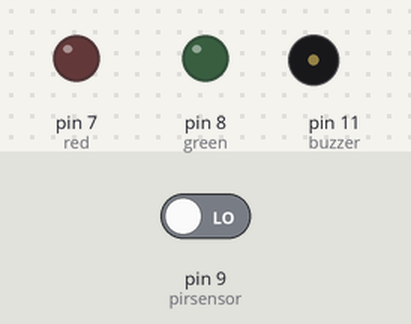
Recording of a sketch running on a simulated Arduino Uno, built with avr-gcc and run on an emulated ATmega328P. Shown: output pins drawn as LEDs (lit = HIGH), buzzer (waves = sounding, pin HIGH). Inputs (shaded band) come from the test bench; at power-on: pin 9 (pirsensor) LOW. The modem accepts every AT command (registered, SIM ready, sends succeed) and sends nothing else; what the sketch prints to the serial monitor is not drawn.

Above: at 0.01 s.
At 1.3 s:
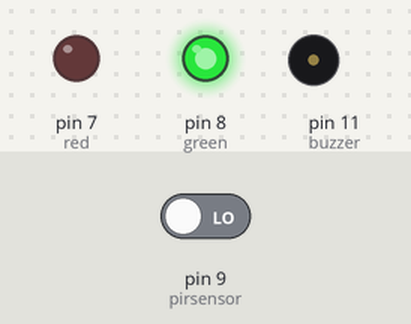
1.4 s: pin 9 (pirsensor) driven HIGH
At 3.1 s:
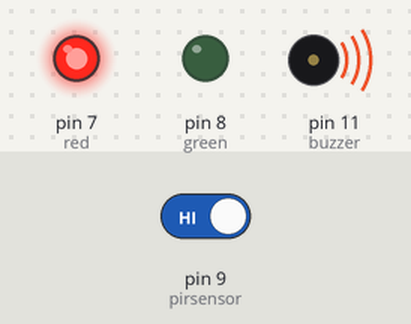
Timing chart, 0 to 4.6 s (numbered marks = the images above; inputs shaded):
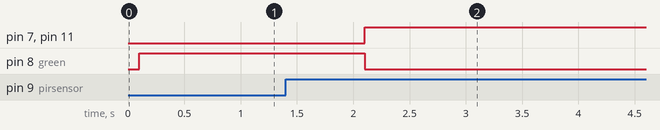

Measured:
- after the input at 1.4 s, pin 7 (red), pin 11 (buzzer): LOW → HIGH after 0.70 s; pin 8 (green): HIGH → LOW after 0.70 s

The sketch:

Code.ino
```cpp
//Prateek
//wwww.justdoelectronics.com
//https://www.youtube.com/c/JustDoElectronics/videos

#include <SoftwareSerial.h>
SoftwareSerial SIM900(2, 3);
String textForSMS;

int pirsensor = 9;
int buzzer = 11;
int red = 7;
int green = 8;

void setup() {
  randomSeed(analogRead(0));
  Serial.begin(9600);
  SIM900.begin(9600);
  Serial.println(" logging time completed!");
  pinMode(pirsensor, INPUT);
  pinMode(buzzer, OUTPUT);
  pinMode(red, OUTPUT);
  pinMode(green, OUTPUT);
  digitalWrite(buzzer, LOW);
  digitalWrite(red, LOW);
  digitalWrite(green, LOW);

  delay(100);
}

void loop() {


  if (digitalRead(pirsensor) == HIGH)  //
  {
    textForSMS = "\Any Person in your Room  Plz Check It ";

    digitalWrite(buzzer, HIGH);
    digitalWrite(red, HIGH);
    digitalWrite(green, LOW);
    sendSMS(textForSMS);
    Serial.println(textForSMS);
    Serial.println("message sent.");
    delay(8000);
  }
  if (digitalRead(pirsensor) == LOW)  //
  {
    digitalWrite(buzzer, LOW);
    digitalWrite(red, LOW);
    digitalWrite(green, HIGH);
    delay(1000);
  }
}

void sendSMS(String message) {
  SIM900.print("AT+CMGF=1\r");
  delay(1000);
  SIM900.println("AT + CMGS = \"+918830584864\"");

  delay(1000);
  SIM900.println(message);

  SIM900.println((char)26);
  delay(1000);
  SIM900.println();
  // give module time to send SMS
}
```
